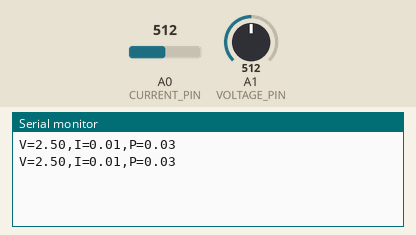
This sketch was run on a simulated Arduino Nano, built with avr-gcc and run on an emulated ATmega328P. Shown: the last lines printed to the serial monitor. The test bench sets the inputs (shaded band); at power-on: A0 (CURRENT_PIN) = 512, A1 (VOLTAGE_PIN) = 512.

Above: at 5.8 s.
5.9 s: A0 (CURRENT_PIN) set to 716
At 11.4 s:
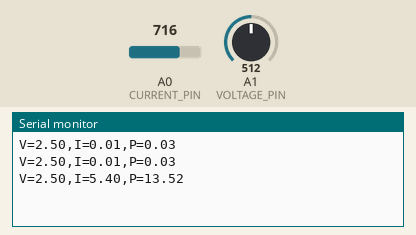
11.9 s: A1 (VOLTAGE_PIN) set to 716
At 16.5 s:
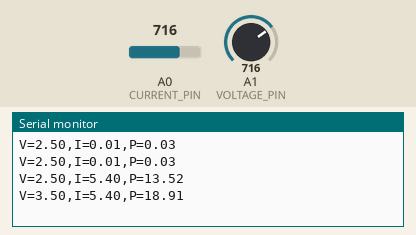
17.9 s: A0 (CURRENT_PIN) set to 900
At 20.4 s:
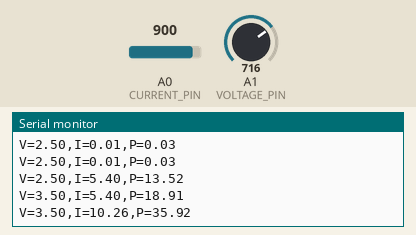
23.9 s: A1 (VOLTAGE_PIN) set to 900
At 25.4 s:
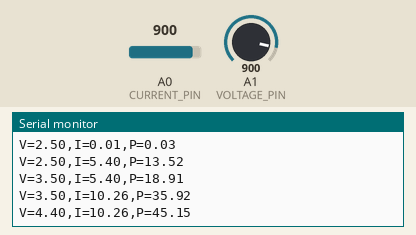
Timing chart, 0 to 26.9 s (numbered marks = the images above; inputs shaded):
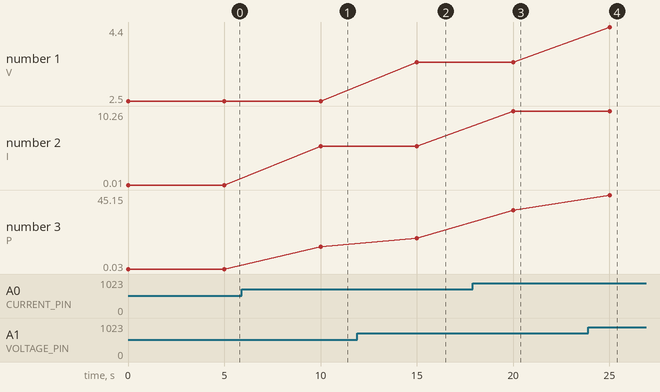

Measured:
- after the input at 5.9 s, the serial monitor: prints a new line after 4.1 s (image 1)
- after the input at 11.9 s, the serial monitor: prints a new line after 3.1 s (image 2)
- after the input at 17.9 s, the serial monitor: prints a new line after 2.1 s (image 3)
- after the input at 23.9 s, the serial monitor: prints a new line after 1.1 s (image 4)
- plotted number 1: 2.5 → 3.5 after the input at 11.9 s, 3.5 → 4.4 after the input at 23.9 s
- plotted number 2: 0.01 → 5.4 after the input at 5.9 s, 5.4 → 10.26 after the input at 17.9 s
- plotted number 3: 0.03 → 13.52 after the input at 5.9 s, 13.52 → 18.91 after the input at 11.9 s, 18.91 → 35.92 after the input at 17.9 s, 35.92 → 45.15 after the input at 23.9 s

The sketch:

solar_monitor.ino
```cpp
/*
 * Watt From Waste — Solar Monitoring System
 *
 * Prototype firmware structure:
 * Arduino Nano reads voltage/current sensors and sends data
 * to an ESP8266 over serial.
 *
 * IMPORTANT:
 * Sensor calibration constants must be experimentally determined
 * for the exact modules used in the final prototype.
 */

#define CURRENT_PIN A0
#define VOLTAGE_PIN A1

float readCurrent()
{
  int raw = analogRead(CURRENT_PIN);
  float voltage = raw * (5.0 / 1023.0);

  // Replace with experimentally calibrated ACS712 conversion.
  float current = (voltage - 2.5) / 0.185;
  return current;
}

float readVoltage()
{
  int raw = analogRead(VOLTAGE_PIN);
  float sensorVoltage = raw * (5.0 / 1023.0);

  // Replace with experimentally calibrated ZMPT101B scaling.
  float panelVoltage = sensorVoltage;
  return panelVoltage;
}

void setup()
{
  Serial.begin(9600);
}

void loop()
{
  float voltage = readVoltage();
  float current = readCurrent();
  float power = voltage * current;

  Serial.print("V=");
  Serial.print(voltage, 2);
  Serial.print(",I=");
  Serial.print(current, 2);
  Serial.print(",P=");
  Serial.println(power, 2);

  delay(5000);
}
```
